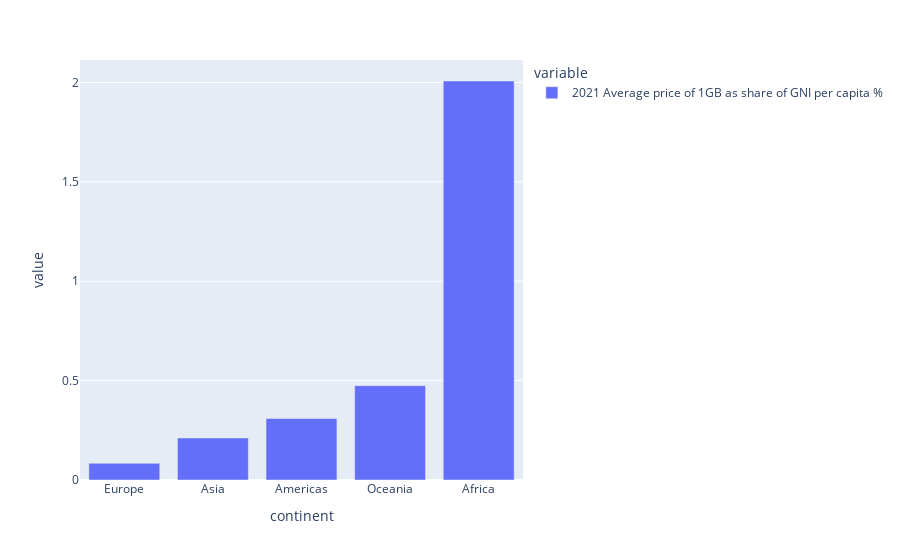

Notebook cell for this chart:
### Code cell
px.bar(Average_price_continent)

### Figure 1 — Plotly figure (JSON) as saved in the notebook; plotly's stock layout.template omitted (floating-point values rounded to 4 significant figures)
{"data": [{"alignmentgroup": "True", "hovertemplate": "variable=2021 Average price of 1GB as share of GNI per capita %<br>continent=%{x}<br>value=%{y}<extra></extra>", "legendgroup": "2021 Average price of 1GB as share of GNI per capita %", "marker": {"color": "#636efa"}, "name": "2021 Average price of 1GB as share of GNI per capita %", "offsetgroup": "2021 Average price of 1GB as share of GNI per capita %", "orientation": "v", "showlegend": true, "textposition": "auto", "type": "bar", "x": ["Europe", "Asia", "Americas", "Oceania", "Africa"], "xaxis": "x", "y": [0.08397, 0.2115, 0.3094, 0.4747, 2.007], "yaxis": "y"}], "layout": {"barmode": "relative", "legend": {"title": {"text": "variable"}, "tracegroupgap": 0}, "margin": {"t": 60}, "xaxis": {"anchor": "y", "domain": [0, 1], "title": {"text": "continent"}}, "yaxis": {"anchor": "x", "domain": [0, 1], "title": {"text": "value"}}}}
